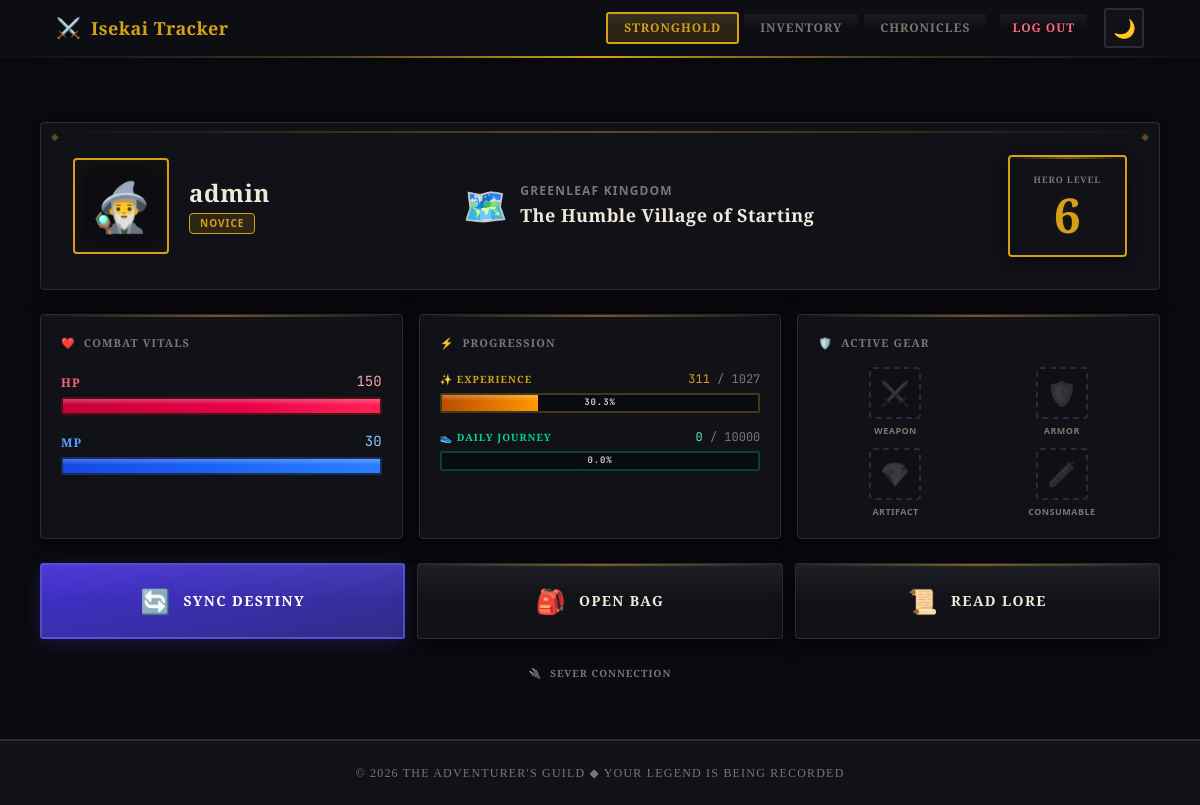
/dashboard/ (signed in), run on the app's committed database.
### players/models.py (models this page shows, shortened)
class PlayerProfile(models.Model):
    user = models.OneToOneField(User, on_delete=models.CASCADE)
    level = models.PositiveIntegerField(default=1)
    exp = models.PositiveIntegerField(default=0)
    hp = models.PositiveIntegerField(default=100)
    mana = models.PositiveIntegerField(default=20)
    character_class = models.CharField(max_length=100, default="Novice")
    google_access_token = models.TextField(null=True, blank=True)
    google_refresh_token = models.TextField(null=True, blank=True)
    google_token_uri = models.URLField(null=True, blank=True)
    google_client_id = models.TextField(null=True, blank=True)
    google_client_secret = models.TextField(null=True, blank=True)
    current_location = models.CharField(
        max_length=255,
        default="The Humble Village of Starting"
    )
    visual_description = models.TextField(
        default="Male Isekai protagonist, messy black hair, sharp blue eyes, athletic build"
    )
    world_region = models.CharField(
        max_length=100,
        default="Greenleaf Kingdom"
    )
    ai_seed = models.IntegerField(default=42)
    @property
    def exp_to_next_level(self):
        import math
        from tracker.constants import BASE_XP_REQ, LEVEL_EXPONENT
        return math.floor(BASE_XP_REQ * (self.level ** LEVEL_EXPONENT))
    @property
    def exp_progress_percentage(self):
        req = self.exp_to_next_level
        if req == 0: return 100
        perc = (self.exp / req) * 100
        return min(max(perc, 0), 100)

### players/views.py (the view)
# urls.py: path('dashboard/', views.dashboard, name='dashboard'),
@login_required
def dashboard(request):
    from datetime import date
    from tracker.models import DailyStepLog
    player = PlayerProfile.objects.get(user=request.user)
    equipped_list = InventoryItem.objects.filter(
        player=player,
        is_equipped=True
    ).select_related('item')
    equipment = {
        'weapon': equipped_list.filter(item__item_type='WEAPON').first(),
        'armor': equipped_list.filter(item__item_type='ARMOR').first(),
        'artifact': equipped_list.filter(item__item_type='ARTIFACT').first(),
        'consumable': equipped_list.filter(item__item_type='CONSUMABLE').first(),
    }
    today_log = DailyStepLog.objects.filter(user=request.user, date=date.today()).first()
    today_steps = today_log.steps if today_log else 0
    step_goal = 10000
    step_progress_percentage = min((today_steps / step_goal) * 100, 100)
    context = {
        'player': player,
        'equipment': equipment,
        'today_steps': today_steps,
        'step_goal': step_goal,
        'step_progress_percentage': step_progress_percentage,
    }
    return render(request, 'players/dashboard.html', context)

### templates/players/dashboard.html (shortened to what this page needs)
{% extends 'base.html' %}
{% block content %}
<div class="max-w-6xl mx-auto px-4 py-10 pt-16">
    {% if player %}
    <div class="rpg-panel rpg-ornament overflow-hidden mb-6">
        <div class="p-6 md:p-8">
            <div class="flex flex-col md:flex-row items-center gap-6">
                <div class="flex items-center gap-5 flex-shrink-0">
                    <div class="relative">
                        <div class="w-20 h-20 md:w-24 md:h-24 rounded bg-black/30 border-2 flex items-center justify-center text-4xl md:text-5xl relative" style="border-color: var(--rpg-accent);">
                            <div class="absolute inset-0 rounded" style="box-shadow: inset 0 0 20px var(--rpg-glow);"></div>
                            🧙‍♂️
                        </div>
                    </div>
                    <div>
                        <h1 class="font-rpg text-xl md:text-2xl font-bold rpg-heading tracking-wide">{{ player.user.username }}</h1>
                        <span class="inline-block px-2.5 py-0.5 rounded-sm text-[10px] font-bold uppercase tracking-widest mt-1 rpg-accent-text" style="background: var(--rpg-accent-dim); border: 1px solid var(--rpg-accent);">{{ player.character_class }}</span>
                    </div>
                </div>
                <div class="flex-1 flex items-center gap-3 md:justify-center">
                    <span class="text-3xl md:text-4xl hidden md:block">🗺️</span>
                    <div class="text-center md:text-left">
                        <p class="rpg-muted text-[10px] md:text-xs font-bold uppercase tracking-widest mb-0.5">{{ player.world_region }}</p>
                        <h2 class="font-rpg text-base md:text-lg font-bold rpg-heading tracking-wide">{{ player.current_location }}</h2>
                    </div>
                </div>
                <div class="flex-shrink-0">
                    <div class="rpg-panel px-6 py-4 text-center" style="border-color: var(--rpg-accent); border-width: 2px;">
                        <p class="text-[9px] rpg-muted font-bold uppercase tracking-widest mb-1 font-rpg">Hero Level</p>
                        <p class="text-4xl md:text-5xl font-bold rpg-accent-text font-rpg leading-none" style="text-shadow: 0 0 20px var(--rpg-glow);">
                            {{ player.level }}
                        </p>
                    </div>
                </div>
            </div>
        </div>
    </div>
    <div class="grid grid-cols-1 lg:grid-cols-3 gap-4 mb-6">
        <div class="rpg-panel p-5">
            <h3 class="text-[11px] font-rpg font-bold rpg-muted mb-5 uppercase tracking-widest flex items-center gap-2">
                <span class="text-rose-400">❤️</span> COMBAT VITALS
            </h3>
            <div class="space-y-4">
                <div class="group cursor-default">
                    <div class="flex justify-between items-end mb-1.5">
                        <span class="text-rose-400 font-bold tracking-widest uppercase text-xs font-rpg">HP</span>
                        <span class="text-rose-300 font-mono text-sm" style="font-family: var(--font-mono);">{{ player.hp }}</span>
                    </div>
                    <div class="stat-bar-track" style="border-color: rgba(220,38,38,0.3);">
                        <div class="stat-bar-fill bg-gradient-to-r from-rose-700 to-rose-500 w-full"></div>
                    </div>
                </div>
                <div class="group cursor-default">
                    <div class="flex justify-between items-end mb-1.5">
                        <span class="text-blue-400 font-bold tracking-widest uppercase text-xs font-rpg">MP</span>
                        <span class="text-blue-300 font-mono text-sm" style="font-family: var(--font-mono);">{{ player.mana }}</span>
                    </div>
                    <div class="stat-bar-track" style="border-color: rgba(59,130,246,0.3);">
                        <div class="stat-bar-fill bg-gradient-to-r from-blue-700 to-blue-500 w-full"></div>
                    </div>
                </div>
            </div>
        </div>
        <div class="rpg-panel p-5">
            <h3 class="text-[11px] font-rpg font-bold rpg-muted mb-5 uppercase tracking-widest flex items-center gap-2">
                <span class="text-amber-400">⚡</span> PROGRESSION
            </h3>
            <div class="space-y-4">
                <div class="group cursor-default">
                    <div class="flex justify-between items-end mb-1.5">
                        <span class="rpg-accent-text font-bold tracking-widest uppercase text-[10px] font-rpg">✨ Experience</span>
                        <span class="font-mono text-xs" style="font-family: var(--font-mono); color: var(--rpg-accent);">{{ player.exp }} <span class="rpg-muted">/ {{ player.exp_to_next_level }}</span></span>
                    </div>
                    <div class="stat-bar-track relative" style="border-color: rgba(212,160,23,0.3); height: 20px;">
                        <div class="stat-bar-fill bg-gradient-to-r from-amber-700 to-amber-500" style="width: {{ player.exp_progress_percentage }}%;"></div>
                        <div class="absolute inset-0 flex items-center justify-center pointer-events-none">
                            <span class="text-[9px] font-bold text-white/80 drop-shadow-md uppercase tracking-widest" style="font-family: var(--font-mono);">{{ player.exp_progress_percentage|floatformat:1 }}%</span>
                        </div>
                    </div>
                </div>
                <div class="group cursor-default">
                    <div class="flex justify-between items-end mb-1.5">
                        <span class="text-emerald-400 font-bold tracking-widest uppercase text-[10px] font-rpg">👟 Daily Journey</span>
                        <span class="text-emerald-300 font-mono text-xs" style="font-family: var(--font-mono);">{{ today_steps }} <span class="rpg-muted">/ {{ step_goal }}</span></span>
                    </div>
                    <div class="stat-bar-track relative" style="border-color: rgba(16,185,129,0.3); height: 20px;">
                        <div class="absolute inset-0 flex items-center justify-center pointer-events-none">
                            <span class="text-[9px] font-bold text-white/80 drop-shadow-md uppercase tracking-widest" style="font-family: var(--font-mono);">{{ step_progress_percentage|floatformat:1 }}%</span>
                        </div>
                    </div>
                </div>
            </div>
        </div>
        <div class="rpg-panel p-5">
            <h3 class="text-[11px] font-rpg font-bold rpg-muted mb-4 uppercase tracking-widest flex items-center gap-2">
                <span class="text-purple-400">🛡️</span> ACTIVE GEAR
            </h3>
            <div class="grid grid-cols-2 gap-3">
                <div class="flex flex-col items-center gap-1.5 group">
                    <div class="w-13 h-13 rounded-sm border-2 flex items-center justify-center transition-all duration-200 group-hover:scale-105
                        {% if equipment.weapon %} border-blue-500/50 bg-blue-500/10 {% else %} border-dashed bg-black/10 {% endif %}" style="{% if not equipment.weapon %}border-color: var(--rpg-border);{% endif %}">
                        <span class="text-2xl {% if not equipment.weapon %}opacity-20 grayscale{% endif %}">⚔️</span>
                    </div>
                    <span class="text-[9px] font-bold uppercase tracking-wider text-center leading-tight {% if equipment.weapon %}text-blue-400{% else %}rpg-muted{% endif %}">
                        {% if equipment.weapon %}{{ equipment.weapon.item.name }}{% else %}Weapon{% endif %}
                    </span>
                </div>
                <div class="flex flex-col items-center gap-1.5 group">
                    <div class="w-13 h-13 rounded-sm border-2 flex items-center justify-center transition-all duration-200 group-hover:scale-105
                        {% if equipment.armor %} border-emerald-500/50 bg-emerald-500/10 {% else %} border-dashed bg-black/10 {% endif %}" style="{% if not equipment.armor %}border-color: var(--rpg-border);{% endif %}">
                        <span class="text-2xl {% if not equipment.armor %}opacity-20 grayscale{% endif %}">🛡️</span>
                    </div>
                    <span class="text-[9px] font-bold uppercase tracking-wider text-center leading-tight {% if equipment.armor %}text-emerald-400{% else %}rpg-muted{% endif %}">
                        {% if equipment.armor %}{{ equipment.armor.item.name }}{% else %}Armor{% endif %}
                    </span>
                </div>
                <div class="flex flex-col items-center gap-1.5 group">
                    <div class="w-13 h-13 rounded-sm border-2 flex items-center justify-center transition-all duration-200 group-hover:scale-105
                        {% if equipment.artifact %} border-purple-500/50 bg-purple-500/10 {% else %} border-dashed bg-black/10 {% endif %}" style="{% if not equipment.artifact %}border-color: var(--rpg-border);{% endif %}">
                        <span class="text-2xl {% if not equipment.artifact %}opacity-20 grayscale{% endif %}">💎</span>
                    </div>
                    <span class="text-[9px] font-bold uppercase tracking-wider text-center leading-tight {% if equipment.artifact %}text-purple-400{% else %}rpg-muted{% endif %}">
                        {% if equipment.artifact %}{{ equipment.artifact.item.name }}{% else %}Artifact{% endif %}
                    </span>
                </div>
                <div class="flex flex-col items-center gap-1.5 group">
                    <div class="w-13 h-13 rounded-sm border-2 flex items-center justify-center transition-all duration-200 group-hover:scale-105
                        {% if equipment.consumable %} border-amber-500/50 bg-amber-500/10 {% else %} border-dashed bg-black/10 {% endif %}" style="{% if not equipment.consumable %}border-color: var(--rpg-border);{% endif %}">
                        <span class="text-2xl {% if not equipment.consumable %}opacity-20 grayscale{% endif %}">🧪</span>
                    </div>
                    <span class="text-[9px] font-bold uppercase tracking-wider text-center leading-tight {% if equipment.consumable %}text-amber-400{% else %}rpg-muted{% endif %}">
                        {% if equipment.consumable %}{{ equipment.consumable.item.name }}{% else %}Consumable{% endif %}
                    </span>
                </div>
            </div>
        </div>
    </div>
    <div class="grid grid-cols-1 md:grid-cols-3 gap-3 mb-3">
        <a href="{% url 'sync_google_fit' %}" class="rpg-btn group bg-gradient-to-br from-indigo-700 to-indigo-900 border-2 border-indigo-400/40 hover:border-indigo-300 p-5 flex items-center justify-center gap-3 text-center" style="box-shadow: 0 4px 20px rgba(79,70,229,0.2);">
            <span class="text-2xl group-hover:rotate-12 transition-transform duration-300 relative z-10">🔄</span>
            <span class="font-rpg tracking-widest text-sm text-white relative z-10">Sync Destiny</span>
        </a>
        <a href="{% url 'inventory' %}" class="rpg-btn group rpg-panel border-2 hover:border-emerald-500/50 p-5 flex items-center justify-center gap-3 text-center">
            <span class="text-2xl group-hover:scale-110 transition-transform duration-300">🎒</span>
            <span class="font-rpg tracking-widest text-sm rpg-heading">Open Bag</span>
        </a>
        <a href="{% url 'adventure_log' %}" class="rpg-btn group rpg-panel border-2 hover:border-amber-500/50 p-5 flex items-center justify-center gap-3 text-center">
            <span class="text-2xl group-hover:scale-110 transition-transform duration-300">📜</span>
            <span class="font-rpg tracking-widest text-sm rpg-heading">Read Lore</span>
        </a>
    </div>
    {% if player.google_refresh_token %}
    <div class="text-center pt-2 pb-4">
        <a href="{% url 'unsync_google_fit' %}" class="rpg-muted hover:text-rose-400 text-[10px] font-bold uppercase tracking-widest transition-colors duration-200 inline-flex items-center gap-2 group font-rpg">
            <span class="group-hover:rotate-12 transition-transform">🔌</span> Sever Connection
        </a>
    </div>
    {% endif %}
    {% endif %}
</div>
{% endblock %}

### data on the page
PlayerProfile: user.username "admin", character_class "NOVICE", world_region "GREENLEAF KINGDOM", current_location "The Humble Village of Starting", level "6", hp "150", mana "30", exp "311", exp_to_next_level "1027", exp_progress_percentage "30.3"

### other printed values
{{ today_steps }} "0"
{{ step_goal }} "10000"
{{ step_progress_percentage|floatformat:1 }} "0.0"
